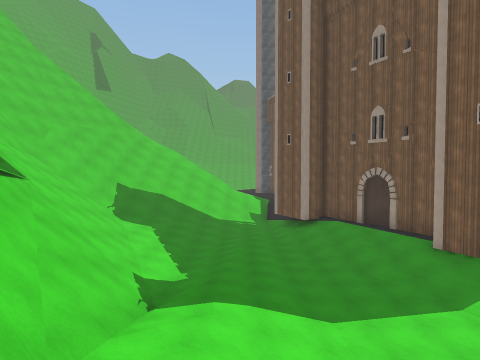
view 1 (above)

24 first-person views from a walk through a scene from a Unity 3-D project. The camera is 1.3 m above the floor, tilts 2° down and sees 75° across. The floor is counted in squares, 2 m on a side. Each view is taken from the middle of a square. On the plan, view 1 faces up. The plan holds only what a view shows up to about 10 squares ahead; the rest is blank. The place goes on beyond the plan. The player character is not drawn. Surface patterns are stand-ins for the level's own textures.

view 2
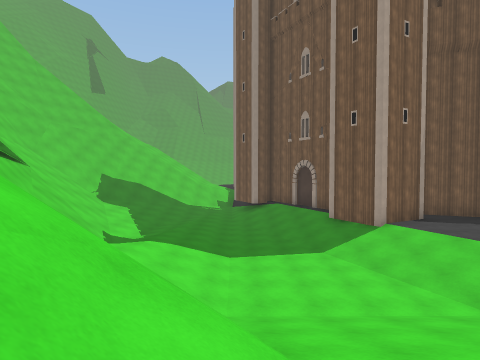

view 3
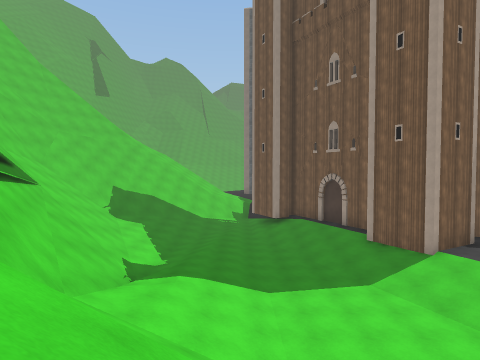

view 4
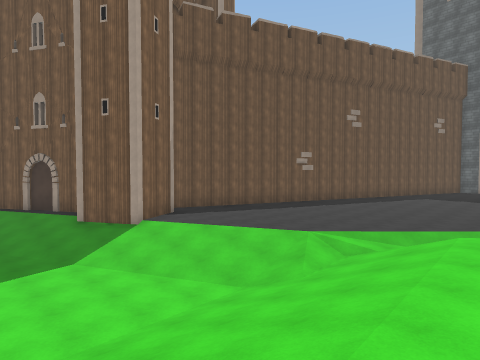

view 5
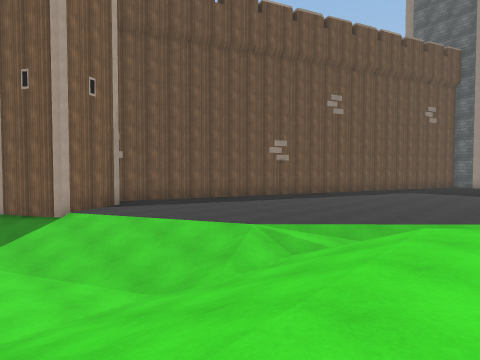

view 6
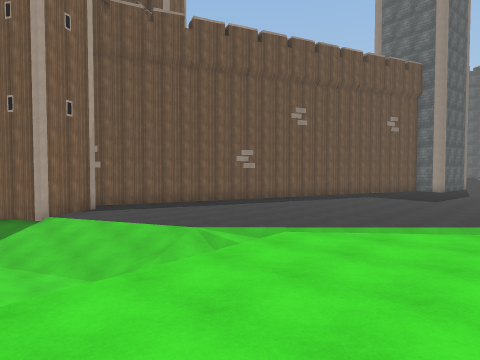

view 7
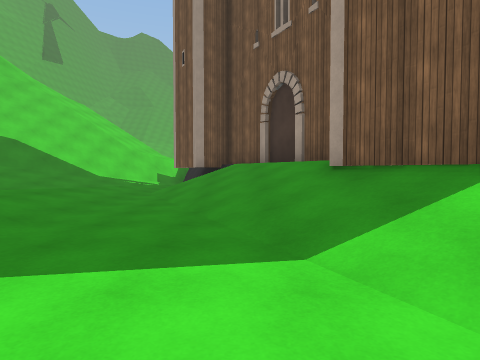

view 8
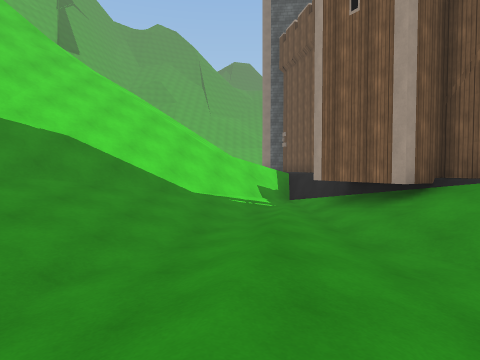

view 9
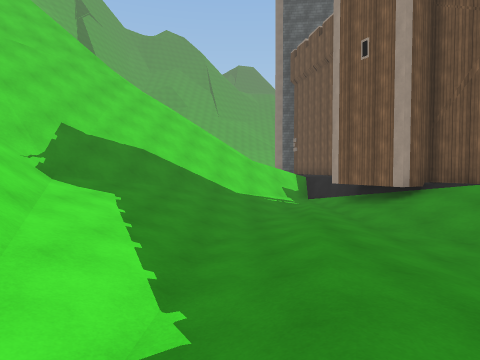

view 10
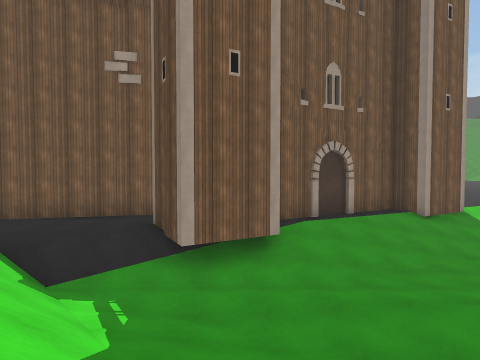

view 11
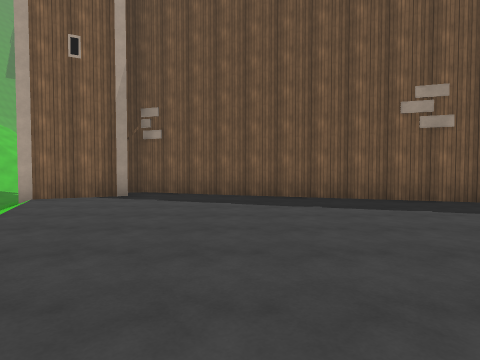

view 12
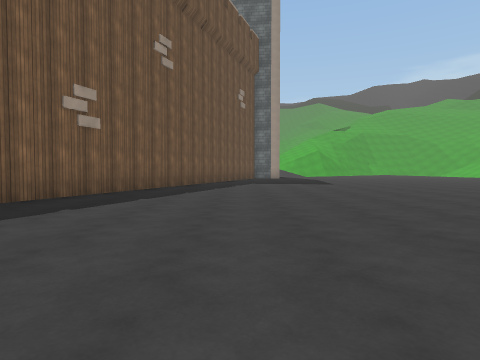

view 13
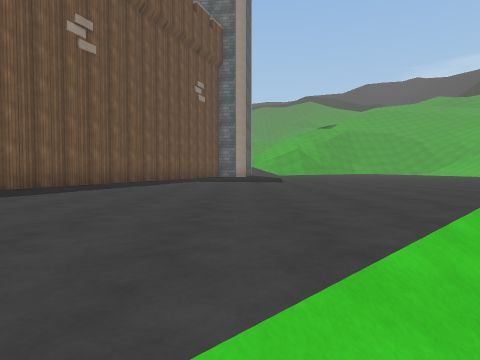

view 14
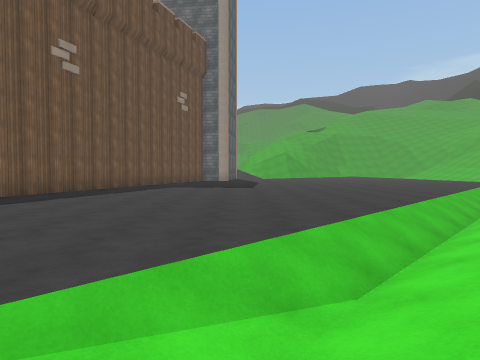

view 15
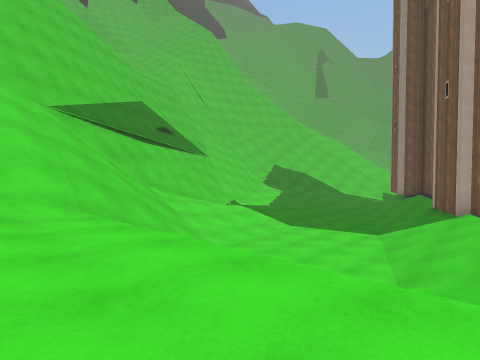

view 16
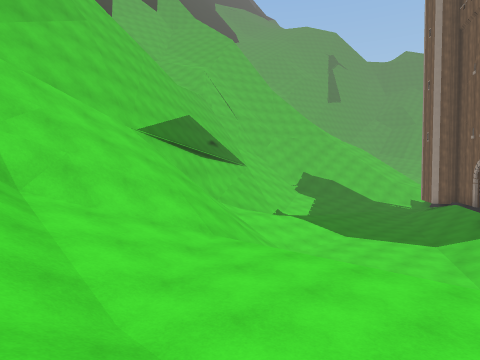

view 17
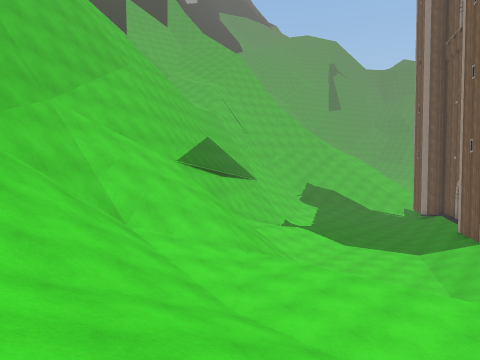

view 18
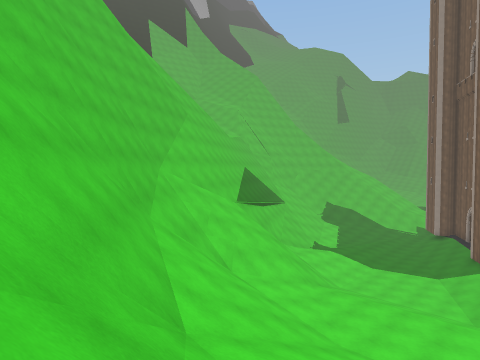

view 19
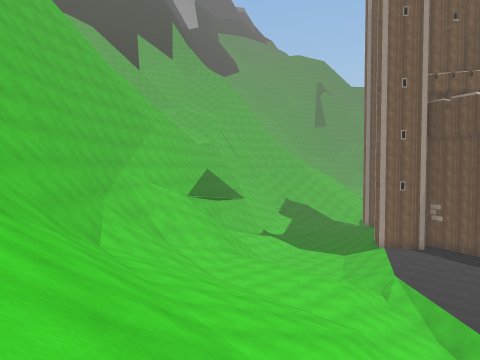

view 20
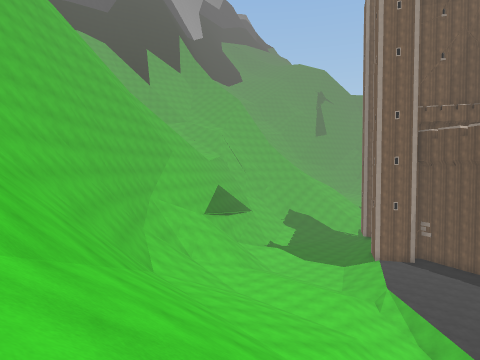

view 21
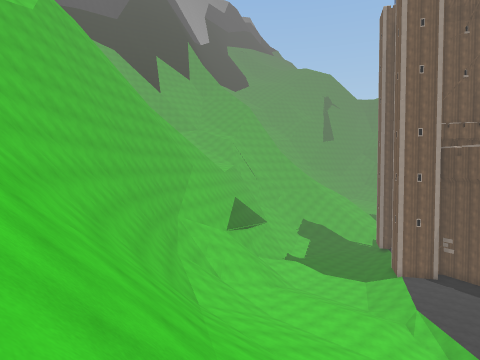

view 22
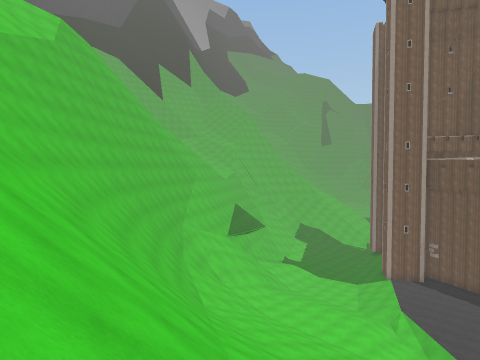

view 23
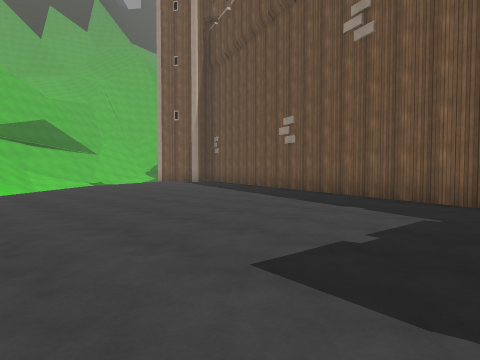

view 24
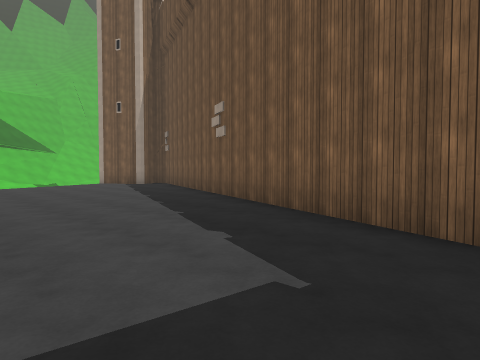

### Floor plan
Key: @ floor where view 1 was taken; # wall or solid block; . main floor; - floor 1.5 m lower than the main floor; : floor 1.75 m higher than the main floor; / step, stairs or slope; = window, fence, low wall or low ledge; v drop or lower ground.
Columns run from 8 left of view 1 to 21 right of it. Each row starts with its distance up from view 1.
 19           ...#
 18 v#=////////..#
 17 ##////////=..#
 16 #////////-/.##
 15 /////////.###
 14  ///////-./##
 13  ///////-.//##
 12   /////-..//.##
 11    ////-..-//.#
 10  //////-..-//.#
  9  //////...--//######
  8   #////...--//###..###
  7   ##////..---/##.....####
  6    ##///..---//.........####
  5     #//...----//...........###
  4     ##/./.----//.............#
  3      ##///-----//.............
  2       #////...///.............
  1       #////////../............
  0       #/@//////////...........
 -1       #//////::::///..........
 -2       #/////:::::////.........
 -3       #/////::::::////......
 -4       ##/////:::::// //.....
 -5        ###//////////  //...
 -6         ##//////////   //..
 -7      vv  ##/////////     /.
 -8       vv  ####//////
 -9              #//////
-10              ##//////
-11          vv  ###//////
-12          vvv  ###/////
-13           vvv ###//////
-14            vvv ###////
-15                    ////

Where each view was taken, in squares from view 1:
view 1: 0 up, 0 right, facing up
view 2: 3 down, 2 right, facing up
view 3: 2 down, 1 right, facing up
view 4: 2 down, 2 right, facing up-right
view 5: 2 down, 4 right, facing up-right
view 6: 4 down, 4 right, facing up-right
view 7: 4 up, 4 right, facing up
view 8: 8 up, 0 right, facing up
view 9: 6 up, 1 left, facing up
view 10: 14 up, 4 left, facing right
view 11: 0 up, 11 right, facing up
view 12: 3 up, 8 right, facing right
view 13: 1 up, 9 right, facing right
view 14: 0 up, 8 right, facing right
view 15: 3 down, 8 right, facing up-left
view 16: 5 down, 7 right, facing up-left
view 17: 7 down, 8 right, facing up-left
view 18: 10 down, 8 right, facing up-left
view 19: 11 down, 13 right, facing up-left
view 20: 13 down, 14 right, facing up-left
view 21: 14 down, 13 right, facing up-left
view 22: 15 down, 14 right, facing up-left
view 23: 2 down, 21 right, facing up-left
view 24: 1 up, 21 right, facing up-left
